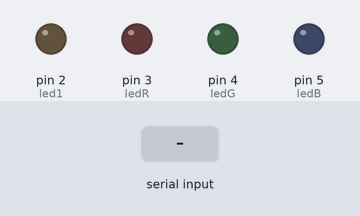
A sketch run on a simulated Arduino Uno, built with avr-gcc and run on an emulated ATmega328P. Shown: output pins drawn as LEDs (lit = HIGH). Inputs (shaded band) come from the test bench.

Above: at 1.2 s.
1.3 s: "a" received over Serial
At 2.3 s:
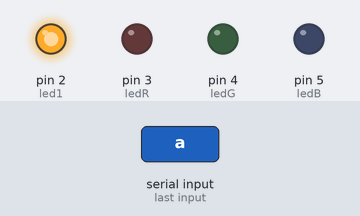
2.8 s: "r" received over Serial
At 3.5 s:
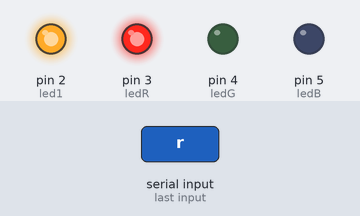
4.3 s: "b" received over Serial
At 4.6 s:
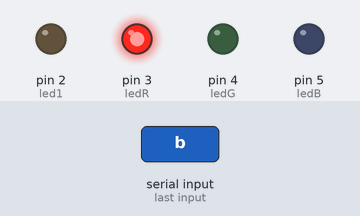
5.8 s: "g" received over Serial
At 7.0 s:
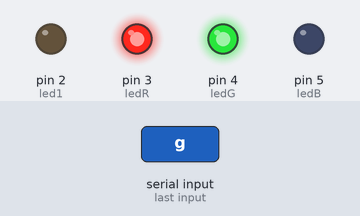
7.3 s: "s" received over Serial
At 8.2 s:
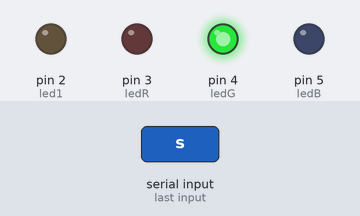
8.8 s: "x" received over Serial
At 9.4 s:
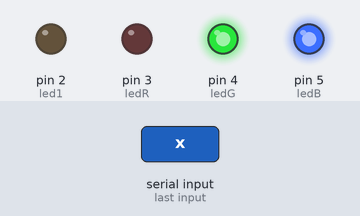
Timing chart, 0 to 11.3 s (numbered marks = the images above; inputs shaded):
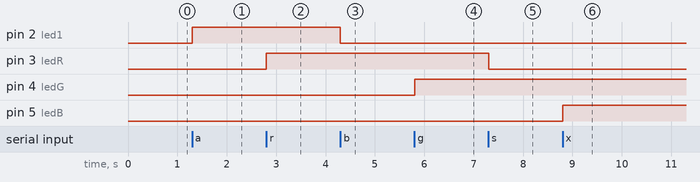

Measured:
- after the input at 1.3 s, pin 2 (led1): LOW → HIGH at once
- after the input at 2.8 s, pin 3 (ledR): LOW → HIGH at once
- after the input at 4.3 s, pin 2 (led1): HIGH → LOW at once
- after the input at 5.8 s, pin 4 (ledG): LOW → HIGH at once
- after the input at 7.3 s, pin 3 (ledR): HIGH → LOW at once
- after the input at 8.8 s, pin 5 (ledB): LOW → HIGH at once

The sketch:

Multiple_LED_Bluetooth.ino
```cpp
//Pin Connection
//Tx-Rx
//Rx-Tx
//Vcc- 5V
//GND-GND
//LED- Pin2
// Mobile Application Name- https://play.google.com/store/apps/details?id=com.csa.bluetoothremote&hl=en
//Made By- Uttam Basu

//Define All Output Pin
const int led1 = 2;   //For Power LED
const int ledR = 3;   //For Red LED
const int ledG = 4;   //For Green LED
const int ledB = 5;   //For BLue LED

void setup()
{
  Serial.begin(9600);
  pinMode(led1, OUTPUT);
  pinMode(ledR, OUTPUT);
  pinMode(ledG, OUTPUT);
  pinMode(ledB, OUTPUT);
}

void loop()
{
  char c = Serial.read();

  //For Power LED
  if (c == 'a')
  {
    digitalWrite(led1, HIGH);
  }
  else if (c == 'b')
  {
    digitalWrite(led1, LOW);
  }

  //For Power RED LED
  else if (c == 'r')
  {
    digitalWrite(ledR, HIGH);
  }
  else if (c == 's')
  {
    digitalWrite(ledR, LOW);
  }

  //For Power Greeen LED
  else if (c == 'g')
  {
    digitalWrite(ledG, HIGH);
  }
  else if (c == 'h')
  {
    digitalWrite(ledG, LOW);
  }

   //For Power Blue LED
  else if (c == 'x')
  {
    digitalWrite(ledB, HIGH);
  }
  else if (c == 'y')
  {
    digitalWrite(ledB, LOW);
  }
  else
  {

  }
  delay(25);
}
```
